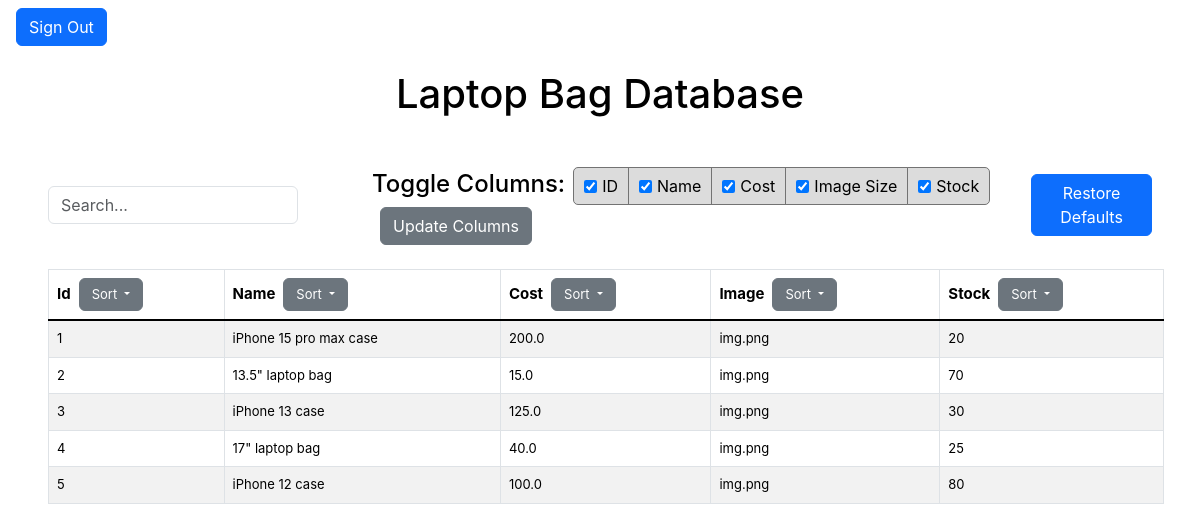
/index, run on the app's committed database.
### tables this page shows
CREATE TABLE tbl_items(
  	id INTEGER,
	name VARCHAR(50),
  	cost FLOAT,
  	image BLOB,
  	stock INT,
    PRIMARY KEY (id)
);

### app.py (the view, shortened to what this page needs)
@app.route('/index', methods=['GET', 'POST'])
def index():
    sortcolumn = 'id'
    sortvar = 'ASC'
    searchinput = ''
    columns = ['id', 'name', 'cost', 'image', 'stock']
    data = get_items(columns, searchinput, sortvar, sortcolumn)
    if request.form.get('action') == 'login':
       return redirect('/login')
    return render_template("index.html", items=data, columns=columns)

### app.py (called while the page is built)
def get_db_connection():
  conn = None;
  try:
      conn = sqlite3.connect("assets/shopped_data.db");
      print("---------------------------------------------------------------")
      print("[LOG] - Connected to database. Version", sqlite3.version);
  except Error as er:
      print(er);
  conn.row_factory = sqlite3.Row;
  sql = """
          PRAGMA foreign_keys = ON
          """
  conn.execute(sql);
  return conn

def get_items(columns, searchinput, sortvar, sortcolumn):
  conn = get_db_connection()
  cur = conn.cursor()
  sqlcolumns = ", ".join(columns)
  print("[LOG] - Attempting to execute SQL function")
  sql = f"""
  SELECT {sqlcolumns} FROM tbl_items
  WHERE (id LIKE '%{searchinput}%'
  OR name LIKE '%{searchinput}%'
  OR cost LIKE '%{searchinput}%'
  OR image LIKE '%{searchinput}%'
  OR stock LIKE '%{searchinput}%')
  ORDER BY {sortcolumn} {sortvar}
  """
  changed_table = cur.execute(sql).fetchall()
  print(f"[LOG] - Table has been updated. Sort type: {sortvar}, column sorted: {sortcolumn}, search input: {searchinput}.")
  print(f"[LOG] - Columns selected: {sqlcolumns}.")
  print("---------------------------------------------------------------")
  conn.close()
  return changed_table;

### templates/index.html (shortened to what this page needs)
<!doctype html>
<html lang="en" data-bs-theme="auto">
<head>
  <link href="https://cdn.jsdelivr.net/npm/bootstrap@5.3.3/dist/css/bootstrap.min.css" rel="stylesheet"
>
  <link rel="stylesheet" href="https://cdn.jsdelivr.net/npm/@docsearch/css@3">
  <link rel="stylesheet" href="https://cdn.jsdelivr.net/npm/bootstrap-icons@1.11.3/font/bootstrap-icons.min.css">
  <link href="../assets/dist/css/bootstrap.min.css" rel="stylesheet">
  <link href="styles.css" rel="stylesheet">
</head>
<body>
  <main class="d-flex">
    <div class="tab-content flex-grow-1 pt-2">
      <form method="POST">
        <button type="submit" name="action" value="login" class="btn btn-primary ms-3">Sign Out</button>
      </form>
      <h1 class="text-center mt-4 mb-5">Laptop Bag Database</h1>
      <div class="d-flex align-items-center mx-5 my-2">
        <form method="POST" class="me-3">
          <input type="text" name="search" placeholder="Search..." class="form-control"
            style="width: 250px; margin-right: 50px;" value="{{ request.form.get('search', '') }}">
        </form>
        <form method="POST" class="d-flex align-items-center flex-wrap">
          <h4 class="mx-2 mt-1">Toggle Columns:</h4>
          <label class="checkbox-box">
            <input type="checkbox" name="columns" value="id" {% if 'id' in columns %} checked {% endif %}> ID
          </label>
          <label class="checkbox-box">
            <input type="checkbox" name="columns" value="name" {% if 'name' in columns %} checked {% endif %}> Name
          </label>
          <label class="checkbox-box">
            <input type="checkbox" name="columns" value="cost" {% if 'cost' in columns %} checked {% endif %}> Cost
          </label>
          <label class="checkbox-box">
            <input type="checkbox" name="columns" value="image" {% if 'image' in columns %} checked {% endif %}> Image
            Size
          </label>
          <label class="checkbox-box">
            <input type="checkbox" name="columns" value="stock" {% if 'stock' in columns %} checked {% endif %}> Stock
          </label>
          <button type="submit" class="btn btn-secondary ms-3">Update Columns</button>
        </form>
        <form method="POST">
          <button type="submit" class="btn btn-primary ms-3">Restore Defaults</button>
        </form>
      </div>
      <table class="thing table table-striped table-hover table-bordered align-middle mx-5 my-4" style="width: 93%;">
        <thead>
          <tr>
            {% for c in columns %}
            <th scope="col">
              <div class="d-flex align-items-center" style="font-size: 15px;">
                {{ c | title }}
                <div class="dropdown ms-2">
                  <button class="btn btn-secondary dropdown-toggle" type="button" data-bs-toggle="dropdown"
                    aria-expanded="false" style="font-size: 13px;">
                    Sort
                  </button>
                </div>
              </div>
            </th>
            {% endfor %}
          </tr>
        </thead>
        <tbody class="table-group-divider">
          {% for row in items %}
          <tr>
            {% for c in columns %}
            <td style="font-size: 13px;">{{ row[c] }}</td>
            {% endfor %}
          </tr>
          {% endfor %}
        </tbody>
      </table>
    </div>
  </main>
</body>
</html>

### assets/styles.css (style rules this page uses)
* { font-family: 'Inter'; text-decoration: none; color:black; margin: 0; }

### templates/index.html (style rules this page uses)
.thing { height: 10px; font-size: 12px; }
.checkbox-box { border: 1px solid rgb(115, 115, 115); padding: 6px 10px; margin-right: -1px; display: flex; align-items: center; justify-content: center; background-color: #dcdcdc; cursor: pointer; }
.checkbox-box:last-of-type { border-top-right-radius: 5px; border-bottom-right-radius: 5px; }
.checkbox-box:first-of-type { border-top-left-radius: 5px; border-bottom-left-radius: 5px; }
.checkbox-box input[type="checkbox"] { margin-right: 5px; }

### data on the page
tbl_items: id "1" "iPhone 15 pro max case" "200.0" "img.png" "20"
tbl_items: id "2" "13.5\" laptop bag" "15.0" "img.png" "70"
tbl_items: id "3" "iPhone 13 case" "125.0" "img.png" "30"
tbl_items: id "4" "17\" laptop bag" "40.0" "img.png" "25"
tbl_items: id "5" "iPhone 12 case" "100.0" "img.png" "80"

### other printed values
{{ c | title }} "Id" "Name" "Cost" "Image" "Stock"
